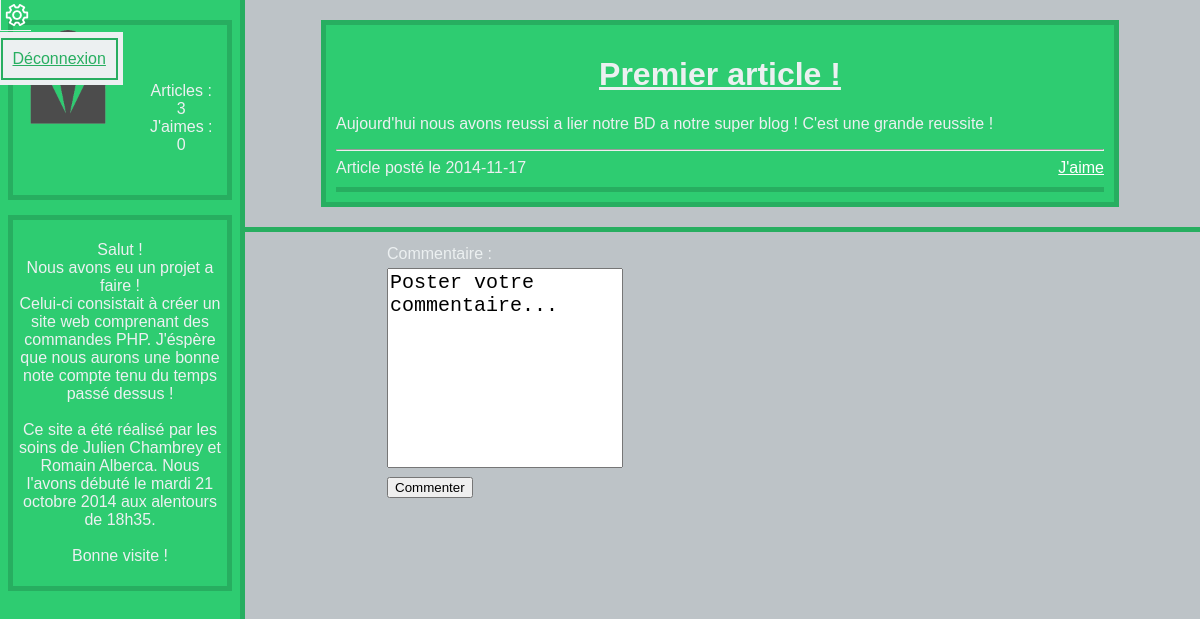
/views/articleView.php?id=24, run on the app's committed database.
### tables this page shows
CREATE TABLE `article` (
  `date_art` date NOT NULL,
`id_art` int(5) NOT NULL,
  `title` text NOT NULL,
  `content_art` text NOT NULL
);

### views/articleView.php (the view, shortened to what this page needs)
<html lang="fr-FR">
<head>
	<link rel="stylesheet" type="text/css" href="./design/style.css" />
</head>
<body>
	<div id="user_bar">
		<div class="configuration">
			<ul>
				<li>
					<a href="#/admin/">
						<img src="design/images/configuration.png" alt="Paramètres du site, direction vers le Panel Admin" />
					</a>
				</li>
			</ul>
		</div>
		<div class="user_informations">
			<img src="design/images/avatar.png" alt="Avatar de $user" title="Avatar de $user" class="avatar" />
			<div class="user_stats">
				<ul>
					<li>
						<br />
						<br />
					</li>
					<li>
						Articles :
						<br />
						<?php
						$requete="SELECT count(*) from article ";
						$result= @mysql_query($requete);
						$enreg = mysql_fetch_array($result);
						echo $enreg[0];
						?>
					</li>
					<li>
						J'aimes :
						<br />
						<?php
						$requete="SELECT count(*) from liked where user_like =";
						$requete=$requete."'".$_SESSION['pseudo']."'";
						$result= @mysql_query($requete);
						$enreg = mysql_fetch_array($result);
						echo $enreg[0];
						?>
					</li>
				</ul>
			</div>
		</div>
		<div class="user_description">
			<p>
				Salut !
				<br />
				Nous avons eu un projet a faire !
				<br />
				Celui-ci consistait à créer un site web comprenant des
				commandes PHP. J'éspère que nous aurons une bonne note
				compte tenu du temps passé dessus !
				<br />
				<br />
				Ce site a été réalisé par les soins de Julien Chambrey et
				Romain Alberca. Nous l'avons débuté le mardi 21 octobre 2014
				aux alentours de 18h35.
				<br />
				<br />
				Bonne visite !
			</p>
		</div>
	</div>
	<div id="wrapper">
		<div class="content">
			<?php
				$id=$_GET['id'];
				$requete= " SELECT * from article where id_art=".$id;
				$result= @mysql_query($requete);
				while($enreg = mysql_fetch_array($result)){
					$art="<div class=\"article\"><h1>".$enreg[2]."</h1>"."\n<p>".$enreg[3]."</p>"."<hr />Article posté le ".$enreg[0]."<span class= \"interactive\"><a href=\"index.php?controller=like&id=".$enreg[1]."\">J'aime</a></span></div><div class=\"divider\"></div>";
					echo $art;
				}
				?>
		</div>
			<div class="divider"></div>
			<div class="post_a_comment">
				<?php echo "<form method=\"POST\" action=\"index.php?controller=comment&id=".$id."\">";?>
					<table>
						<tr>
							<td>Commentaire :
								<br />
								<textarea name="content" required>Poster votre commentaire...</textarea>
						</tr>
						<tr>
							<td colspan="2">
								<input type="submit" value="Commenter" />
							</td>
						</tr>
					</table>
				</form>
			</div>
		</div>
</body>
</html>

### design/style.css (style rules this page uses)
body { margin:0px; font-family: Tahoma, Arial, Helvetica; color:#ecf0f1; background-color: #bdc3c7; }
#user_bar { width:20%; height:100%; margin:0px 0px 10px 0px; background-color:#2ecc71; border-right:5px solid #27ae60; float:left; position: fixed; }
.configuration { width:30px; height:30px; color:green; float:right; border-bottom:1px solid #ecf0f1; border-left:1px solid #ecf0f1; position: absolute; }
.configuration ul { width:auto; height:20px; margin:4px 7px; padding:0px; display:block; position:absolute; background-color: #ecf0f1; z-index: 1000; }
.configuration ul li { margin:-6px -8px; padding:5px; display: block; position: absolute; }
.configuration a, .configuration a:visited { color: #27ae60; }
.user_informations { width:85%; height: 160px; margin:20px auto auto; padding:5px; border:5px solid #27ae60; }
.user_informations > .avatar { width:100px; height:100px; }
.user_stats { width:40%; float:right; }
.user_stats ul { width:100%; padding:0px; }
.user_stats ul li { width:100%; margin:0px; list-style: none; text-align: center; }
.user_description { width:85%; margin:15px auto; padding:5px; border:5px solid #27ae60; clear:both; text-align: center; }
#wrapper { width:80%; height:auto; min-height: 100%; margin:0px; padding:0px; background-color: #bdc3c7; float:right; }
.content { width:80%; height:auto; margin:20px auto; padding: 10px; background-color:#2ecc71; border:5px solid #27ae60; position: relative; }
.post_a_comment { width:70%; margin:10px auto; padding: 0px; text-align: center; }
.post_a_comment textarea { width:90%; height:200px; margin:5px auto; font-size:20px; resize:none; }
.article { width:100%; margin:10px 0px; padding:0px; }
.interactive { float:right; }
.divider { height:5px; background-color: #27ae60; }
a { color:white; }
h1 { text-align: center; text-decoration: underline; }

### data on the page
article: title "Premier article !", content_art "Aujourd'hui nous avons reussi a lier notre BD a notre super blog ! C'est une grande reussite !", date_art "2014-11-17"

### other printed values
$enreg[0] "3"
$enreg[0] "0"
